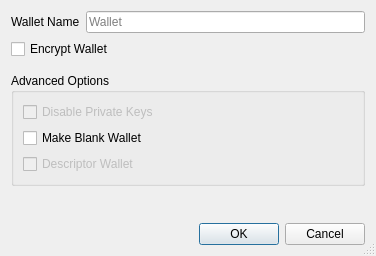
<?xml version="1.0" encoding="UTF-8"?>
<ui version="4.0">
 <class>CreateWalletDialog</class>
 <widget class="QDialog" name="CreateWalletDialog">
  <property name="geometry">
   <rect>
    <x>0</x>
    <y>0</y>
    <width>376</width>
    <height>256</height>
   </rect>
  </property>
  <property name="windowTitle">
   <string>Create Wallet</string>
  </property>
  <property name="sizeGripEnabled">
   <bool>true</bool>
  </property>
  <layout class="QVBoxLayout" name="verticalLayout">
   <item>
    <layout class="QHBoxLayout" name="horizontalLayout">
     <item>
      <widget class="QLabel" name="wallet_name_label">
       <property name="text">
        <string>Wallet Name</string>
       </property>
      </widget>
     </item>
     <item>
      <widget class="QLineEdit" name="wallet_name_line_edit">
       <property name="minimumSize">
        <size>
         <width>262</width>
         <height>0</height>
        </size>
       </property>
       <property name="placeholderText">
        <string>Wallet</string>
       </property>
      </widget>
     </item>
    </layout>
   </item>
   <item>
    <widget class="QCheckBox" name="encrypt_wallet_checkbox">
     <property name="toolTip">
      <string>Encrypt the wallet. The wallet will be encrypted with a passphrase of your choice.</string>
     </property>
     <property name="text">
      <string>Encrypt Wallet</string>
     </property>
     <property name="checked">
      <bool>false</bool>
     </property>
    </widget>
   </item>
   <item>
    <spacer name="verticalSpacer_1">
     <property name="orientation">
      <enum>Qt::Vertical</enum>
     </property>
     <property name="sizeType">
      <enum>QSizePolicy::Fixed</enum>
     </property>
     <property name="sizeHint" stdset="0">
      <size>
       <width>20</width>
       <height>8</height>
      </size>
     </property>
    </spacer>
   </item>
   <item>
    <widget class="QGroupBox" name="groupBox">
     <property name="title">
      <string>Advanced Options</string>
     </property>
     <layout class="QVBoxLayout" name="verticalLayout_groupbox">
      <item>
       <widget class="QCheckBox" name="disable_privkeys_checkbox">
        <property name="enabled">
         <bool>false</bool>
        </property>
        <property name="toolTip">
         <string>Disable private keys for this wallet. Wallets with private keys disabled will have no private keys and cannot have an HD seed or imported private keys. This is ideal for watch-only wallets.</string>
        </property>
        <property name="text">
         <string>Disable Private Keys</string>
        </property>
       </widget>
      </item>
      <item>
       <widget class="QCheckBox" name="blank_wallet_checkbox">
        <property name="toolTip">
         <string>Make a blank wallet. Blank wallets do not initially have private keys or scripts. Private keys and addresses can be imported, or an HD seed can be set, at a later time.</string>
        </property>
        <property name="text">
         <string>Make Blank Wallet</string>
        </property>
       </widget>
      </item>
      <item>
       <widget class="QCheckBox" name="descriptor_checkbox">
        <property name="enabled">
         <bool>false</bool>
        </property>
        <property name="toolTip">
         <string>Use descriptors for scriptPubKey management</string>
        </property>
        <property name="text">
         <string>Descriptor Wallet</string>
        </property>
       </widget>
      </item>
     </layout>
    </widget>
   </item>
   <item>
    <spacer name="verticalSpacer_2">
     <property name="orientation">
      <enum>Qt::Vertical</enum>
     </property>
     <property name="sizeHint" stdset="0">
      <size>
       <width>20</width>
       <height>0</height>
      </size>
     </property>
    </spacer>
   </item>
   <item>
    <widget class="QDialogButtonBox" name="buttonBox">
     <property name="orientation">
      <enum>Qt::Horizontal</enum>
     </property>
     <property name="standardButtons">
      <set>QDialogButtonBox::Cancel|QDialogButtonBox::Ok</set>
     </property>
    </widget>
   </item>
  </layout>
 </widget>
 <tabstops>
  <tabstop>wallet_name_line_edit</tabstop>
  <tabstop>encrypt_wallet_checkbox</tabstop>
  <tabstop>disable_privkeys_checkbox</tabstop>
  <tabstop>blank_wallet_checkbox</tabstop>
  <tabstop>descriptor_checkbox</tabstop>
 </tabstops>
 <resources/>
 <connections>
  <connection>
   <sender>buttonBox</sender>
   <signal>accepted()</signal>
   <receiver>CreateWalletDialog</receiver>
   <slot>accept()</slot>
   <hints>
    <hint type="sourcelabel">
     <x>248</x>
     <y>254</y>
    </hint>
    <hint type="destinationlabel">
     <x>157</x>
     <y>274</y>
    </hint>
   </hints>
  </connection>
  <connection>
   <sender>buttonBox</sender>
   <signal>rejected()</signal>
   <receiver>CreateWalletDialog</receiver>
   <slot>reject()</slot>
   <hints>
    <hint type="sourcelabel">
     <x>316</x>
     <y>260</y>
    </hint>
    <hint type="destinationlabel">
     <x>286</x>
     <y>274</y>
    </hint>
   </hints>
  </connection>
 </connections>
</ui>
